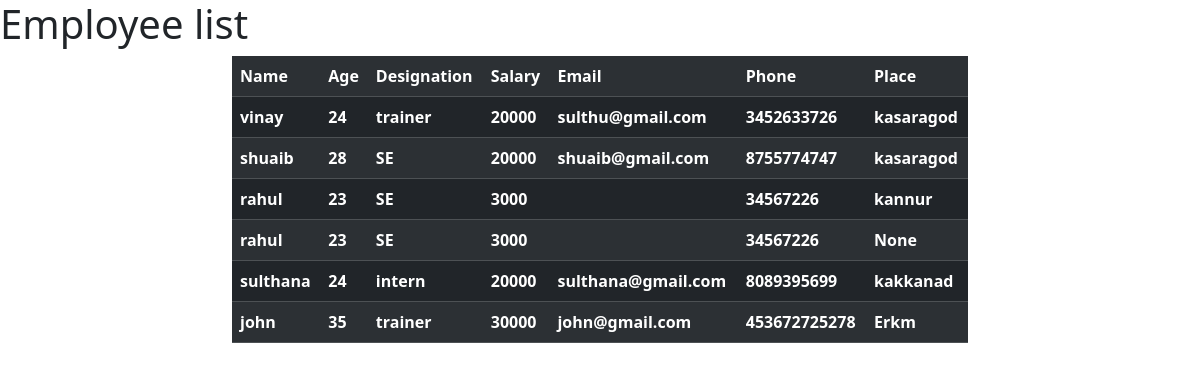
The app's page /employee/all/ with its own data.
### myapp/models.py (models this page shows, shortened)
class Employee(models.Model):
    name=models.CharField(max_length=30)
    age=models.PositiveIntegerField()
    designation=models.CharField(max_length=30)
    salary=models.PositiveBigIntegerField()
    email=models.EmailField()
    phone=models.BigIntegerField()
    place=models.CharField(max_length=30,null=True)

### myapp/views.py (the view)
# urls.py: path('employee/all/',views.EmployeeListView.as_view(),name='emp-list'),
class EmployeeListView(View):
    def get(self,request,*args,**kwargs):
        qs=Employee.objects.all()
        return render(request,"employee_list.html",{"employee":qs})

### myapp/templates/employee_list.html (shortened to what this page needs)
<!DOCTYPE html>
<html lang="en">
<head>
    <link href="https://cdn.jsdelivr.net/npm/bootstrap@5.3.3/dist/css/bootstrap.min.css" rel="stylesheet">
</head>
<body>
    <h1>Employee list</h1>
    <div class="container">
        <div class="row">
            <div class="col-2">
            </div>
            <div class="col-8">
                <table class="table table-dark table-striped">
                    <tr>
                        <th>Name</th>
                        <th>Age</th>
                        <th>Designation</th>
                        <th>Salary</th>
                        <th>Email</th>
                        <th>Phone</th>
                        <th>Place</th>
                    </tr>
                    {%for e in employee%}
                    <tr>
                        <th>{{e.name}}</th>
                        <th>{{e.age}}</th>
                        <th>{{e.designation}}</th>
                        <th>{{e.salary}}</th>
                        <th>{{e.email}}</th>
                        <th>{{e.phone}}</th>
                        <th>{{e.place}}</th>
                    </tr>
                    {%endfor%}
                </table>
            </div>
            <div class="col-2"></div>
        </div>
    </div>
</body>
</html>

### records on screen
Employee: name "vinay", age "24", designation "trainer", salary "20000", email "sulthu@gmail.com", phone "3452633726", place "kasaragod"
Employee: name "shuaib", age "28", designation "SE", salary "20000", email "shuaib@gmail.com", phone "8755774747", place "kasaragod"
Employee: name "rahul", age "23", designation "SE", salary "3000", phone "34567226", place "kannur"
Employee: name "rahul", age "23", designation "SE", salary "3000", phone "34567226", place "None"
Employee: name "sulthana", age "24", designation "intern", salary "20000", email "sulthana@gmail.com", phone "8089395699", place "kakkanad"
Employee: name "john", age "35", designation "trainer", salary "30000", email "john@gmail.com", phone "453672725278", place "Erkm"
